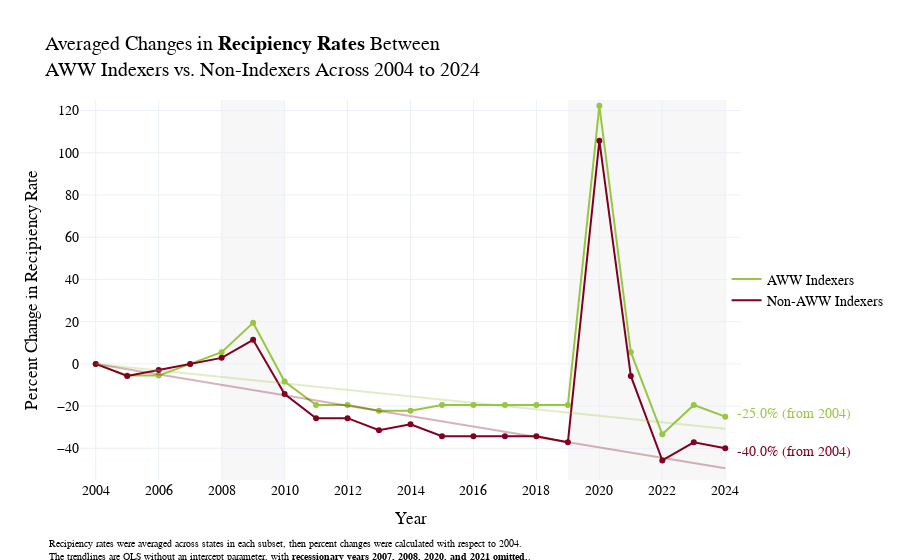

Notebook cell for this chart:
### Code cell
pio.templates.default = 'plotly_white'

avg_indexers_minus_rec = avg_indexers[~avg_indexers["Year"].isin([2008, 2009, 2020, 2021])]
X = avg_indexers_minus_rec["index"]
y = avg_indexers_minus_rec["Recipiency Rate"]

X_reshaped = X.values.reshape(-1, 1)
model = sm.OLS(y, X, hasconst=False).fit()

x_pred = np.linspace(X.min(), X.max(), 100)
y_pred = model.predict(x_pred)
x_pred = x_pred + 2004

avg_nonindexers_minus_rec = avg_nonindexers[~avg_nonindexers["Year"].isin([2008, 2009, 2020, 2021])]
X = avg_nonindexers_minus_rec["index"]
y = avg_nonindexers_minus_rec["Recipiency Rate"]

X_reshaped = X.values.reshape(-1, 1)
model = sm.OLS(y, X, hasconst=False).fit()

x_pred2 = np.linspace(X.min(), X.max(), 100)
y_pred2 = model.predict(x_pred2)
x_pred2 = x_pred2 + 2004

fig3 = px.line(data_frame = avg_indexers, 
             x = "Year", 
             y = "Recipiency Rate")
fig3.update_traces(line=dict(color = '#99C642'), name="AWW Indexers", showlegend=True)

fig4= px.scatter(data_frame = avg_indexers, 
                x = "Year", 
                y = "Recipiency Rate",
                color_discrete_sequence=["#99C642"])

fig7 = px.line(data_frame = avg_nonindexers, 
             x = "Year", 
             y = "Recipiency Rate")
fig7.update_traces(line=dict(color = '#800020'), name="Non-AWW Indexers", showlegend=True)

fig8= px.scatter(data_frame = avg_nonindexers, 
                x = "Year", 
                y = "Recipiency Rate",
                color_discrete_sequence=["#800020"])

fig3 = go.Figure(data= fig3.data + fig4.data + fig7.data + fig8.data)

fig3.add_trace(go.Scatter(
    x=x_pred,
    y=y_pred,
    mode='lines',
    line=dict(color='#99C642', width=2),
    opacity=0.3,
    showlegend=False
))
fig3.add_trace(go.Scatter(
    x=x_pred2,
    y=y_pred2,
    mode='lines',
    line=dict(color='#800020', width=2),
    opacity=0.3,
    showlegend=False
))


fig3.update_layout(title_text="Averaged Changes in <b>Recipiency Rates</b> Between<br>AWW Indexers vs. Non-Indexers Across 2004 to 2024",
                   xaxis_title="Year", yaxis_title="Percent Change in Recipiency Rate",
                   height=500,
                   font=dict(
                        family="Cambria",  
                        size=14,         
                        color="black",
                    ),
                   xaxis=dict(
                        range=[2003.5, 2024.5],
                        tickmode="linear",
                        tick0=2004,
                        dtick=2
                    ),
                   yaxis=dict(
                        range=[-55, 125],  
                        tick0=0,
                        dtick=20,
                        zeroline=False,
                        zerolinewidth=1,
                        zerolinecolor="black"
                    ),
                   legend=dict(
                        orientation="v",     
                        x=1.1,
                        xanchor="center",
                        y=0.5
                    )
                  )
fig3.add_annotation(
    xref="paper", yref="paper",
    x=1.17, y=0.15,
    text="-25.0% (from 2004)",
    showarrow=False,
    font=dict(size=14, color="#99C642"),
    align="left"
)
fig3.add_annotation(
    xref="paper", yref="paper",
    x=1.17, y=0.05,
    text="-40.0% (from 2004)",
    showarrow=False,
    font=dict(size=14, color="#800020"),
    align="left"
)
fig3.add_annotation(
    text='Recipiency rates were averaged across states in each subset, then percent changes were calculated with respect to 2004.<br>The trendlines are OLS without an intercept parameter, with <b>recessionary years 2007, 2008, 2020, and 2021 omitted.</b>.',
    showarrow=False,
    xref="paper",
    yref="paper",
    x=-0.05,
    y=-0.15,
    xanchor="left",
    yanchor="top",
    font=dict(size=10),
    align="left"
)
fig3.add_vrect(
    x0=2019,
    x1=2024,   
    fillcolor="rgba(200, 200, 200, 0.15)",
    layer="below",
    line_width=0
)
fig3.add_vrect(
    x0=2008,
    x1=2010,   
    fillcolor="rgba(200, 200, 200, 0.15)",
    layer="below",
    line_width=0
)

### Figure 1 — Plotly figure (JSON) as saved in the notebook; plotly's stock layout.template omitted (floating-point values rounded to 4 significant figures)
{"data": [{"hovertemplate": "Year=%{x}<br>Recipiency Rate=%{y}<extra></extra>", "legendgroup": "", "line": {"color": "#99C642", "dash": "solid"}, "marker": {"symbol": "circle"}, "mode": "lines", "name": "AWW Indexers", "orientation": "v", "showlegend": true, "type": "scatter", "x": [2004, 2005, 2006, 2007, 2008, 2009, 2010, 2011, 2012, 2013, 2014, 2015, 2016, 2017, 2018, 2019, 2020, 2021, 2022, 2023, 2024], "xaxis": "x", "y": [0, -5.556, -5.556, 0, 5.556, 19.44, -8.333, -19.44, -19.44, -22.22, -22.22, -19.44, -19.44, -19.44, -19.44, -19.44, 122.2, 5.556, -33.33, -19.44, -25.0], "yaxis": "y"}, {"hovertemplate": "Year=%{x}<br>Recipiency Rate=%{y}<extra></extra>", "legendgroup": "", "marker": {"color": "#99C642", "symbol": "circle"}, "mode": "markers", "name": "", "orientation": "v", "showlegend": false, "type": "scatter", "x": [2004, 2005, 2006, 2007, 2008, 2009, 2010, 2011, 2012, 2013, 2014, 2015, 2016, 2017, 2018, 2019, 2020, 2021, 2022, 2023, 2024], "xaxis": "x", "y": [0, -5.556, -5.556, 0, 5.556, 19.44, -8.333, -19.44, -19.44, -22.22, -22.22, -19.44, -19.44, -19.44, -19.44, -19.44, 122.2, 5.556, -33.33, -19.44, -25.0], "yaxis": "y"}, {"hovertemplate": "Year=%{x}<br>Recipiency Rate=%{y}<extra></extra>", "legendgroup": "", "line": {"color": "#800020", "dash": "solid"}, "marker": {"symbol": "circle"}, "mode": "lines", "name": "Non-AWW Indexers", "orientation": "v", "showlegend": true, "type": "scatter", "x": [2004, 2005, 2006, 2007, 2008, 2009, 2010, 2011, 2012, 2013, 2014, 2015, 2016, 2017, 2018, 2019, 2020, 2021, 2022, 2023, 2024], "xaxis": "x", "y": [0, -5.714, -2.857, 0, 2.857, 11.43, -14.29, -25.71, -25.71, -31.43, -28.57, -34.29, -34.29, -34.29, -34.29, -37.14, 105.7, -5.714, -45.71, -37.14, -40], "yaxis": "y"}, {"hovertemplate": "Year=%{x}<br>Recipiency Rate=%{y}<extra></extra>", "legendgroup": "", "marker": {"color": "#800020", "symbol": "circle"}, "mode": "markers", "name": "", "orientation": "v", "showlegend": false, "type": "scatter", "x": [2004, 2005, 2006, 2007, 2008, 2009, 2010, 2011, 2012, 2013, 2014, 2015, 2016, 2017, 2018, 2019, 2020, 2021, 2022, 2023, 2024], "xaxis": "x", "y": [0, -5.714, -2.857, 0, 2.857, 11.43, -14.29, -25.71, -25.71, -31.43, -28.57, -34.29, -34.29, -34.29, -34.29, -37.14, 105.7, -5.714, -45.71, -37.14, -40], "yaxis": "y"}, {"line": {"color": "#99C642", "width": 2}, "mode": "lines", "opacity": 0.3, "showlegend": false, "type": "scatter", "x": [2004, 2004.0, 2004.0, 2005.0, 2005.0, 2005.0, 2005.0, 2005.0, 2006.0, 2006.0, 2006.0, 2006.0, 2006.0, 2007.0, 2007.0, 2007.0, 2007.0, 2007.0, 2008.0, 2008.0, 2008.0, 2008.0, 2008.0, 2009.0, 2009.0, 2009.0, 2009.0, 2009.0, 2010.0, 2010.0, 2010.0, 2010.0, 2010.0, 2011.0, 2011.0, 2011.0, 2011.0, 2011.0, 2012.0, 2012.0, 2012.0, 2012.0, 2012.0, 2013.0, 2013.0, 2013.0, 2013.0, 2013.0, 2014.0, 2014.0, 2014.0, 2014.0, 2015.0, 2015.0, 2015.0, 2015.0, 2015.0, 2016.0, 2016.0, 2016.0, 2016.0, 2016.0, 2017.0, 2017.0, 2017.0, 2017.0, 2017.0, 2018.0, 2018.0, 2018.0, 2018.0, 2018.0, 2019.0, 2019.0, 2019.0, 2019.0, 2019.0, 2020.0, 2020.0, 2020.0, 2020.0, 2020.0, 2021.0, 2021.0, 2021.0, 2021.0, 2021.0, 2022.0, 2022.0, 2022.0, 2022.0, 2022.0, 2023.0, 2023.0, 2023.0, 2023.0, 2023.0, 2024.0, 2024.0, 2024], "y": [0, -0.3108, -0.6216, -0.9324, -1.243, -1.554, -1.865, -2.176, -2.486, -2.797, -3.108, -3.419, -3.73, -4.04, -4.351, -4.662, -4.973, -5.284, -5.594, -5.905, -6.216, -6.527, -6.838, -7.148, -7.459, -7.77, -8.081, -8.392, -8.703, -9.013, -9.324, -9.635, -9.946, -10.26, -10.57, -10.88, -11.19, -11.5, -11.81, -12.12, -12.43, -12.74, -13.05, -13.36, -13.68, -13.99, -14.3, -14.61, -14.92, -15.23, -15.54, -15.85, -16.16, -16.47, -16.78, -17.09, -17.41, -17.72, -18.03, -18.34, -18.65, -18.96, -19.27, -19.58, -19.89, -20.2, -20.51, -20.82, -21.13, -21.45, -21.76, -22.07, -22.38, -22.69, -23.0, -23.31, -23.62, -23.93, -24.24, -24.55, -24.86, -25.18, -25.49, -25.8, -26.11, -26.42, -26.73, -27.04, -27.35, -27.66, -27.97, -28.28, -28.59, -28.9, -29.22, -29.53, -29.84, -30.15, -30.46, -30.77]}, {"line": {"color": "#800020", "width": 2}, "mode": "lines", "opacity": 0.3, "showlegend": false, "type": "scatter", "x": [2004, 2004.0, 2004.0, 2005.0, 2005.0, 2005.0, 2005.0, 2005.0, 2006.0, 2006.0, 2006.0, 2006.0, 2006.0, 2007.0, 2007.0, 2007.0, 2007.0, 2007.0, 2008.0, 2008.0, 2008.0, 2008.0, 2008.0, 2009.0, 2009.0, 2009.0, 2009.0, 2009.0, 2010.0, 2010.0, 2010.0, 2010.0, 2010.0, 2011.0, 2011.0, 2011.0, 2011.0, 2011.0, 2012.0, 2012.0, 2012.0, 2012.0, 2012.0, 2013.0, 2013.0, 2013.0, 2013.0, 2013.0, 2014.0, 2014.0, 2014.0, 2014.0, 2015.0, 2015.0, 2015.0, 2015.0, 2015.0, 2016.0, 2016.0, 2016.0, 2016.0, 2016.0, 2017.0, 2017.0, 2017.0, 2017.0, 2017.0, 2018.0, 2018.0, 2018.0, 2018.0, 2018.0, 2019.0, 2019.0, 2019.0, 2019.0, 2019.0, 2020.0, 2020.0, 2020.0, 2020.0, 2020.0, 2021.0, 2021.0, 2021.0, 2021.0, 2021.0, 2022.0, 2022.0, 2022.0, 2022.0, 2022.0, 2023.0, 2023.0, 2023.0, 2023.0, 2023.0, 2024.0, 2024.0, 2024], "y": [0, -0.4999, -0.9997, -1.5, -1.999, -2.499, -2.999, -3.499, -3.999, -4.499, -4.999, -5.499, -5.998, -6.498, -6.998, -7.498, -7.998, -8.498, -8.998, -9.498, -9.997, -10.5, -11.0, -11.5, -12.0, -12.5, -13.0, -13.5, -14.0, -14.5, -15.0, -15.5, -16.0, -16.5, -17.0, -17.5, -18.0, -18.5, -19.0, -19.49, -19.99, -20.49, -20.99, -21.49, -21.99, -22.49, -22.99, -23.49, -23.99, -24.49, -24.99, -25.49, -25.99, -26.49, -26.99, -27.49, -27.99, -28.49, -28.99, -29.49, -29.99, -30.49, -30.99, -31.49, -31.99, -32.49, -32.99, -33.49, -33.99, -34.49, -34.99, -35.49, -35.99, -36.49, -36.99, -37.49, -37.99, -38.49, -38.99, -39.49, -39.99, -40.49, -40.99, -41.49, -41.99, -42.49, -42.99, -43.49, -43.99, -44.49, -44.99, -45.49, -45.99, -46.49, -46.99, -47.49, -47.99, -48.49, -48.99, -49.49]}], "layout": {"annotations": [{"align": "left", "font": {"color": "#99C642", "size": 14}, "showarrow": false, "text": "-25.0% (from 2004)", "x": 1.17, "xref": "paper", "y": 0.15, "yref": "paper"}, {"align": "left", "font": {"color": "#800020", "size": 14}, "showarrow": false, "text": "-40.0% (from 2004)", "x": 1.17, "xref": "paper", "y": 0.05, "yref": "paper"}, {"align": "left", "font": {"size": 10}, "showarrow": false, "text": "Recipiency rates were averaged across states in each subset, then percent changes were calculated with respect to 2004.<br>The trendlines are OLS without an intercept parameter, with <b>recessionary years 2007, 2008, 2020, and 2021 omitted.</b>.", "x": -0.05, "xanchor": "left", "xref": "paper", "y": -0.15, "yanchor": "top", "yref": "paper"}], "autosize": true, "font": {"color": "black", "family": "Cambria", "size": 14}, "legend": {"orientation": "v", "x": 1.1, "xanchor": "center", "y": 0.5}, "shapes": [{"fillcolor": "rgba(200, 200, 200, 0.15)", "layer": "below", "line": {"width": 0}, "type": "rect", "x0": 2019, "x1": 2024, "xref": "x", "y0": 0, "y1": 1, "yref": "y domain"}, {"fillcolor": "rgba(200, 200, 200, 0.15)", "layer": "below", "line": {"width": 0}, "type": "rect", "x0": 2008, "x1": 2010, "xref": "x", "y0": 0, "y1": 1, "yref": "y domain"}], "title": {"text": "Averaged Changes in <b>Recipiency Rates</b> Between<br>AWW Indexers vs. Non-Indexers Across 2004 to 2024"}, "xaxis": {"dtick": 2, "range": [2004.0, 2024.0], "tick0": 2004, "tickmode": "linear", "title": {"text": "Year"}, "type": "linear"}, "yaxis": {"dtick": 20, "range": [-55, 125], "tick0": 0, "title": {"text": "Percent Change in Recipiency Rate"}, "type": "linear", "zeroline": false, "zerolinecolor": "black", "zerolinewidth": 1}}}
